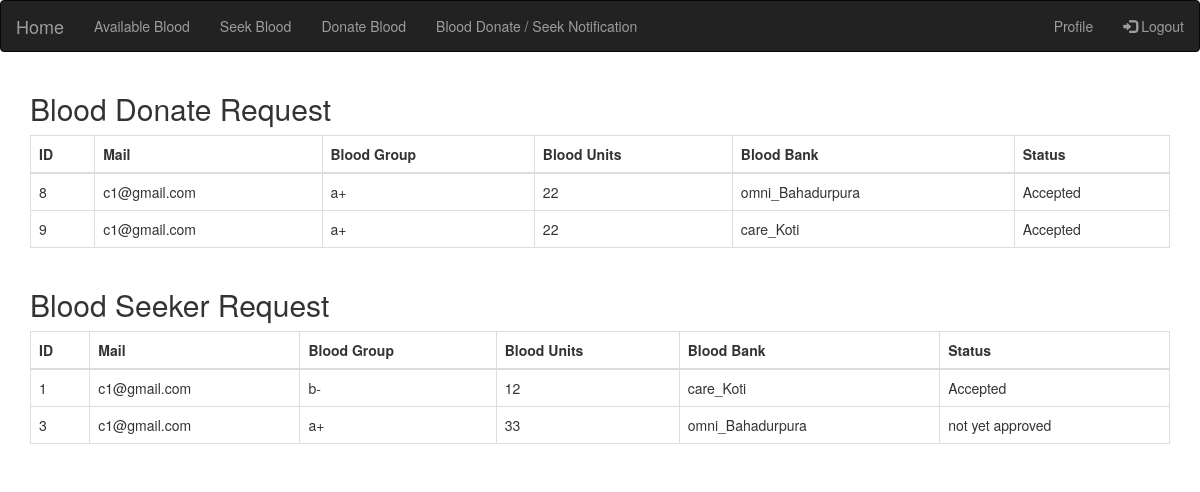
Screenshot of /donornoti/ (signed in) with the database file from the repository.
### blood/models.py (models this page shows, shortened)
class Donor_reports(models.Model):
    bank_name = models.CharField(max_length=30, default='')
    location = models.CharField(max_length=30, default='')
    user_location = models.CharField(max_length=30,null=True,blank=True)
    mail = models.EmailField()
    age = models.IntegerField()
    group = models.CharField(max_length=20)
    bp = models.CharField(max_length=6, default=None)
    diabetes = models.CharField(max_length=3,default='no')
    physical_disorders = models.CharField(max_length=3,default='no')
    diease = models.CharField(max_length=20,default='no')
    status = models.CharField(max_length=50,default='not yet approved')
    units = models.IntegerField(default=0)
    date = models.DateField(null=True,blank=True)
    bol = models.CharField(default='latest',max_length=10)
    class Meta:
        verbose_name_plural = 'Donor_reports'

class Blood_seek(models.Model):
    bank_name = models.CharField(max_length=30, default='')
    mail = models.EmailField()
    group = models.CharField(max_length=10,default='')
    units = models.IntegerField()
    location = models.CharField(max_length=20, default='')
    status = models.CharField(max_length=50, default='not yet approved')
    role = models.CharField(max_length=10,default='')
    class Meta:
        verbose_name_plural = 'Blood_seek'

### blood/views.py (the view)
# urls.py: path('donornoti/',views.donor_notification,name='donornoti'),
def donor_notification(request):
    template = loader.get_template('donor/donor_notification.html')
    context = {'mess': ''}
    context['ureg'] = ureg = Users.objects.all()
    context['user_mail'] = user_mail = request.session['mail']
    context['ureg'] = ureg = Users.objects.get(user_mail=user_mail)
    context['bobj'] = bobj = Donor_reports.objects.all()
    context['bsobj'] = bsobj = Blood_seek.objects.all()
    for x in bsobj:
        print(x.status)
    return HttpResponse(template.render(context, request))

### templates/donor/donor_notification.html (shortened to what this page needs)
{% extends 'donor/donor_base.html' %}
    {% block donor_body %}
        <div class="container">
            <div class="row">
                <div class="col-sm-12">
                    <table class="table table-bordered">
                    <h2>Blood Donate Request</h2>
                        <thead>
                            <tr>
                                <th>ID</th>
                                <th>Mail</th>
                                <th>Blood Group</th>
                                <th>Blood Units</th>
                                <th>Blood Bank</th>
                                <th>Status</th>
                            </tr>
                        </thead>
                        <tbody>
                            {% for x in bobj %}
                                {% if x.mail == user_mail %}
                                    <tr>
                                        <td>{{ x.id }}</td>
                                        <td>{{ x.mail }}</td>
                                        <td>{{ x.group }}</td>
                                        <td>{{ x.units }}</td>
                                        <td>{{ x.bank_name }}</td>
                                        <td>{{ x.status }}</td>
                                    </tr>
                                {% endif %}
                            {% endfor %}
                        </tbody>
                    </table>
                </div>
            </div>
            <div class="row">
                <div class="col-sm-12">
                    <table class="table table-bordered">
                    <h2>Blood Seeker Request</h2>
                        <thead>
                            <tr>
                                <th>ID</th>
                                <th>Mail</th>
                                <th>Blood Group</th>
                                <th>Blood Units</th>
                                <th>Blood Bank</th>
                                <th>Status</th>
                            </tr>
                        </thead>
                        <tbody>
                            {% for x in bsobj %}
                                {% if x.mail == user_mail %}
                                    <tr>
                                        <td>{{ x.id }}</td>
                                        <td>{{ x.mail }}</td>
                                        <td>{{ x.group }}</td>
                                        <td>{{ x.units }}</td>
                                        <td>{{ x.bank_name }}</td>
                                        <td>{{ x.status }}</td>
                                    </tr>
                                {% endif %}
                            {% endfor %}
                        </tbody>
                    </table>
                </div>
            </div>
        </div>
    {% endblock %}

### rows the page displays
Donor_reports: id "8", mail "c1@gmail.com", group "a+", units "22", bank_name "omni_Bahadurpura", status "Accepted"
Donor_reports: id "9", mail "c1@gmail.com", group "a+", units "22", bank_name "care_Koti", status "Accepted"
Blood_seek: id "1", mail "c1@gmail.com", group "b-", units "12", bank_name "care_Koti", status "Accepted"
Blood_seek: id "3", mail "c1@gmail.com", group "a+", units "33", bank_name "omni_Bahadurpura", status "not yet approved"
